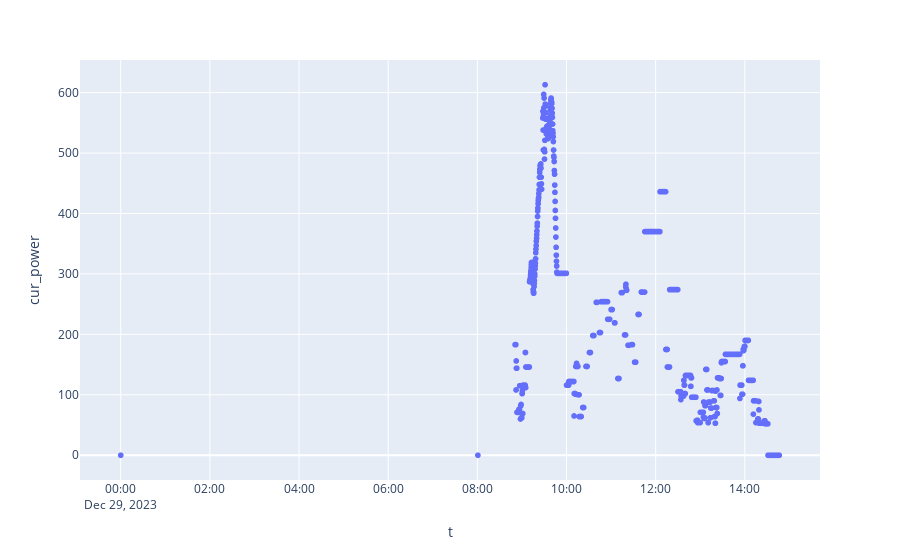
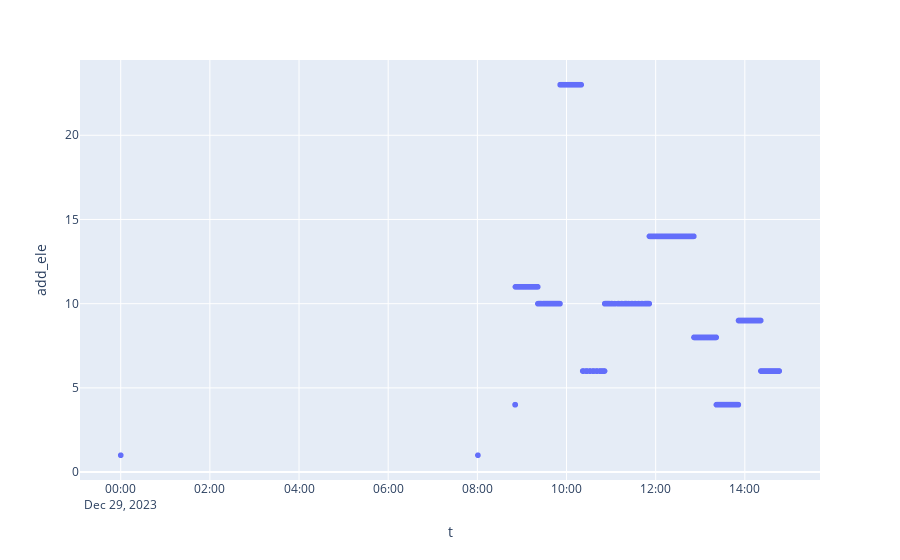

Write notebook code for charts like these, in order.
### Markdown cell above
# Basic visualisations

### Code cell
import plotly.express as px


fig = px.scatter(
    df_online,
    # x='t',
    y='cur_power'
)
fig.show()

fig = px.scatter(
    df_online,
    # x='t',
    y='add_ele'
)
fig.show()

### Figure 1 — Plotly figure (JSON) as saved in the notebook; plotly's stock layout.template omitted (floating-point values rounded to 4 significant figures; data arrays with more than 128 entries replaced by an {"elided": "..."} marker saying what was removed)
{"data": [{"hovertemplate": "t=%{x}<br>cur_power=%{y}<extra></extra>", "legendgroup": "", "marker": {"color": "#636efa", "symbol": "circle"}, "mode": "markers", "name": "", "showlegend": false, "type": "scattergl", "x": {"elided": "1189 str values"}, "xaxis": "x", "y": {"elided": "1189 int values"}, "yaxis": "y"}], "layout": {"legend": {"tracegroupgap": 0}, "margin": {"t": 60}, "xaxis": {"anchor": "y", "domain": [0, 1], "title": {"text": "t"}}, "yaxis": {"anchor": "x", "domain": [0, 1], "title": {"text": "cur_power"}}}}

### Figure 2 — Plotly figure (JSON) as saved in the notebook; plotly's stock layout.template omitted (floating-point values rounded to 4 significant figures; data arrays with more than 128 entries replaced by an {"elided": "..."} marker saying what was removed)
{"data": [{"hovertemplate": "t=%{x}<br>add_ele=%{y}<extra></extra>", "legendgroup": "", "marker": {"color": "#636efa", "symbol": "circle"}, "mode": "markers", "name": "", "showlegend": false, "type": "scattergl", "x": {"elided": "1189 str values"}, "xaxis": "x", "y": {"elided": "1189 int values"}, "yaxis": "y"}], "layout": {"legend": {"tracegroupgap": 0}, "margin": {"t": 60}, "xaxis": {"anchor": "y", "domain": [0, 1], "title": {"text": "t"}}, "yaxis": {"anchor": "x", "domain": [0, 1], "title": {"text": "add_ele"}}}}
